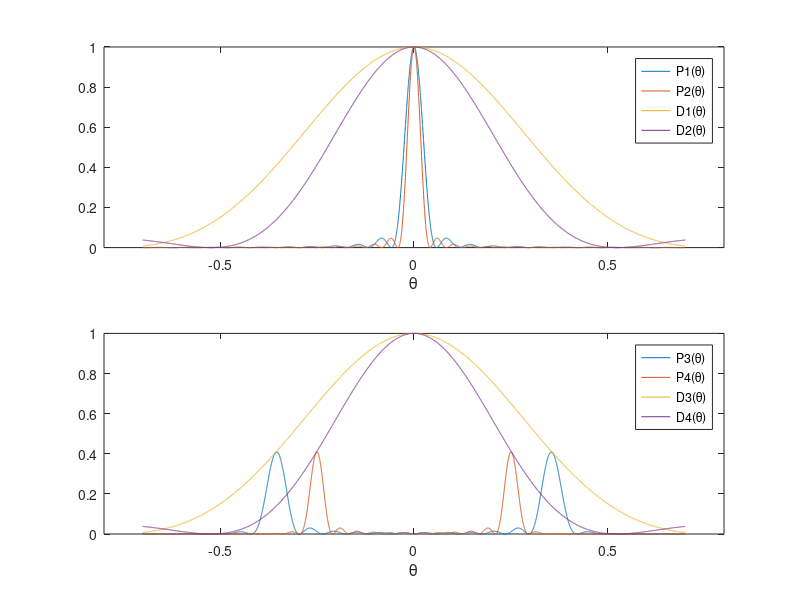

MATLAB code for this plot:
% DA2FAGRSTEP2S
% Diffraction on an step grating with width d, center to center distance of steps a,
% height H, two wavelength ?1 and ????2 for 0th and first order, distance from grating to
% screen X and coordinate on screen Y.
% All distances and wavelength in mm, number of lines N .Normal incidence.
% All parameters are globally defined above the graph.
% D(?) is the diffraction factor, I(?) is the interference factor, normalized to 1.
% II(?) is the interference factor of the gratings with respect to the two planes.
% P(A) is the product of Interference and diffraction factors.
% The intensity of the zeroth order and of the first orders change depending on the heigth H.
% If H is a multiple of ?, all light is in the zero order, if H is a multiple of ?/2, all light is in
% the first order.

function DA2FAGRSTEP2S;

Theta = (-0.7001:0.0002:0.7);
d = 0.001;
a = 0.002;
N = 6;
Lamda1 = 0.0007;
Lamda2 = 0.0005;
n1 = 1;
n2 = 0.5;
H = 0.00035;
H1 = n1*Lamda1;
H2 = n1*Lamda2;
H3 = n2*Lamda1;
H4 = n2*Lamda2;


D1 = (sin(pi*(d/Lamda1)*sin(Theta))./(pi*(d/Lamda1)*sin(Theta))).^2;
D2 = (sin(pi*(d/Lamda2)*sin(Theta))./(pi*(d/Lamda2)*sin(Theta))).^2;
D3 = D1;
D4 = D2;

I1 = (sin(pi*(a/Lamda1)*sin(Theta)*N)./(N*sin(pi*(a/Lamda1)*sin(Theta)))).^2;
I2 = (sin(pi*(a/Lamda2)*sin(Theta)*N)./(N*sin(pi*(a/Lamda2)*sin(Theta)))).^2;
I3 = I1;
I4 = I2;

II1 = (cos((pi/Lamda1)*(d*sin(Theta)+H1))).^2;
II2 = (cos((pi/Lamda2)*(d*sin(Theta)+H2))).^2;
II3 = (cos((pi/Lamda1)*(d*sin(Theta)+H3))).^2;
II4 = (cos((pi/Lamda2)*(d*sin(Theta)+H4))).^2;

P1 = D1.*I1.*II1;
P2 = D2.*I2.*II2;
P3 = D1.*I1.*II3;
P4 = D2.*I2.*II4;

figure(1);
subplot(2,1,1);
plot(Theta,P1,Theta,P2,Theta,D1,Theta,D2);
axis([-0.8 0.8 0 1]);                  % PLOTS LIMITS                    
xlabel('\theta','Fontsize',12);
legend('P1(\theta)','P2(\theta)','D1(\theta)','D2(\theta)');

subplot(2,1,2);
plot(Theta,P3,Theta,P4,Theta,D3,Theta,D4);
axis([-0.8 0.8 0 1]);                  % PLOTS LIMITS                    
xlabel('\theta','Fontsize',12);
legend('P3(\theta)','P4(\theta)','D3(\theta)','D4(\theta)');
